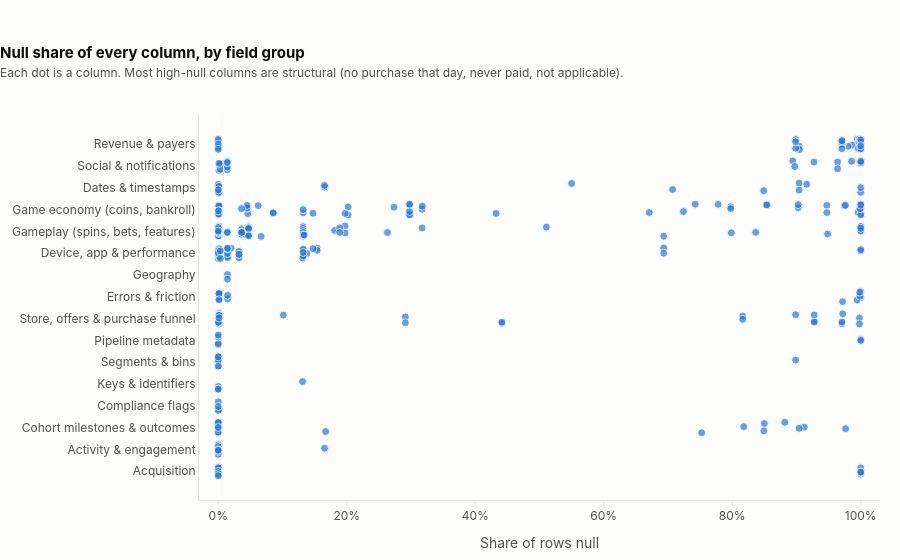

Source (notebook cell):
### Code cell
pc.missingness_strip(profile).show()

### Figure 1 — Plotly figure (JSON) as saved in the notebook; plotly's stock layout.template omitted (floating-point values rounded to 4 significant figures; data arrays with more than 128 entries replaced by an {"elided": "..."} marker saying what was removed)
{"data": [{"customdata": {"elided": "409x3 mixed values"}, "hovertemplate": "<b>%{customdata[0]}</b><br>%{customdata[1]}<br>Null: %{x:.1%}<br>Distinct values: %{customdata[2]}<extra></extra>", "marker": {"color": "#2a78d6", "line": {"color": "#fcfcfb", "width": 1}, "opacity": 0.7, "size": 8}, "mode": "markers", "type": "scatter", "x": {"elided": "409 float values"}, "y": {"elided": "409 float values"}}], "layout": {"font": {"color": "#52514e", "family": "Inter, Segoe UI, Helvetica, Arial, sans-serif", "size": 12}, "height": 560, "hoverlabel": {"bgcolor": "white", "font": {"color": "#0b0b0b", "size": 12}}, "legend": {"orientation": "h", "traceorder": "normal", "x": 0, "xanchor": "left", "y": 1.01, "yanchor": "bottom"}, "margin": {"b": 50, "l": 60, "r": 20, "t": 115}, "paper_bgcolor": "#fcfcfb", "plot_bgcolor": "#fcfcfb", "title": {"font": {"color": "#0b0b0b", "size": 15}, "text": "<b>Null share of every column, by field group</b><br><span style='font-size:12px;color:#52514e'>Each dot is a column. Most high-null columns are structural (no purchase that day, never paid, not applicable).</span>", "x": 0, "xanchor": "left"}, "xaxis": {"gridcolor": "#e4e3df", "linecolor": "#e4e3df", "range": [-0.03, 1.03], "showgrid": false, "tickcolor": "#e4e3df", "tickformat": ".0%", "ticks": "outside", "title": {"text": "Share of rows null"}}, "yaxis": {"gridcolor": "#e4e3df", "linecolor": "#e4e3df", "showgrid": false, "ticktext": ["Acquisition", "Activity & engagement", "Cohort milestones & outcomes", "Compliance flags", "Keys & identifiers", "Segments & bins", "Pipeline metadata", "Store, offers & purchase funnel", "Errors & friction", "Geography", "Device, app & performance", "Gameplay (spins, bets, features)", "Game economy (coins, bankroll)", "Dates & timestamps", "Social & notifications", "Revenue & payers"], "tickvals": [0, 1, 2, 3, 4, 5, 6, 7, 8, 9, 10, 11, 12, 13, 14, 15], "zeroline": false}}}
